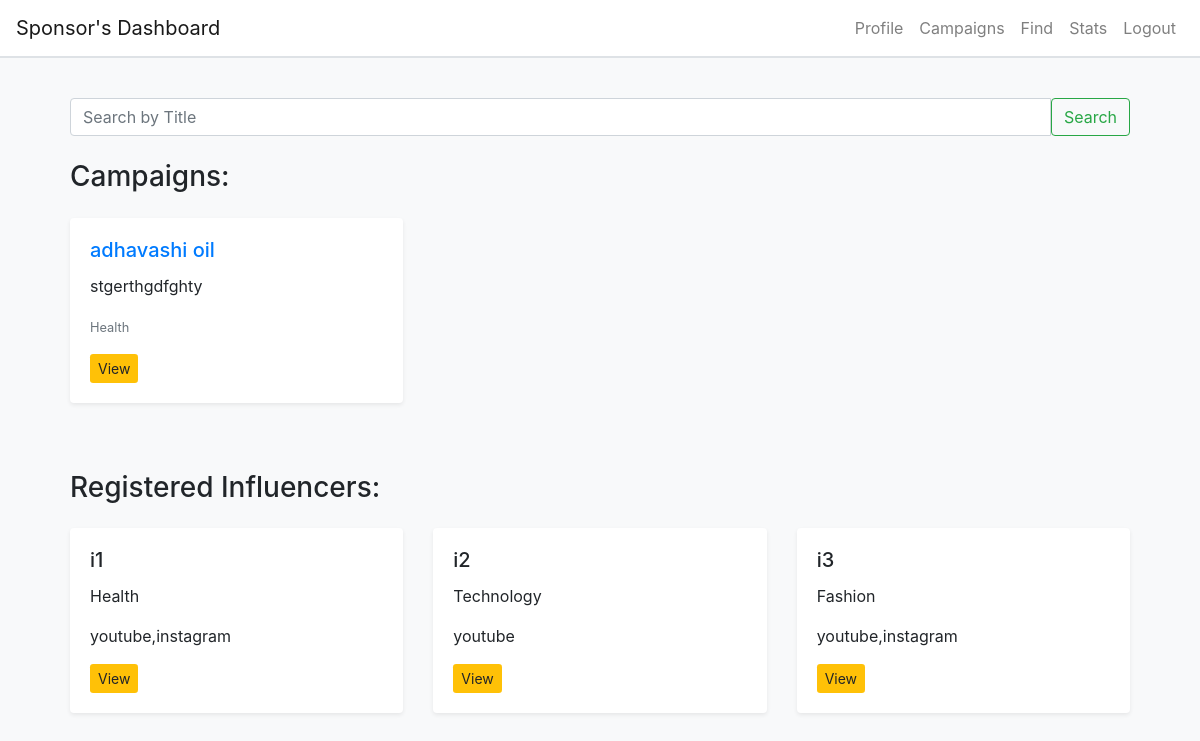
Page /sponsor_find (signed in) on the committed database.
### app.py (models this page shows, shortened)
class Campaign(db.Model):
    id = db.Column(db.Integer, primary_key=True)
    title = db.Column(db.String(100), nullable=False)
    description = db.Column(db.Text, nullable=False)
    image = db.Column(db.String(200), nullable=True)
    niche = db.Column(db.String(50), nullable=False)
    budget = db.Column(db.Float, nullable=False)
    is_public = db.Column(db.Boolean, nullable=False, default=True)
    start_date = db.Column(db.DateTime, nullable=False)
    end_date = db.Column(db.DateTime, nullable=False)
    is_flagged = db.Column(db.Boolean, default=False)
    influencer_id = db.Column(db.Integer, db.ForeignKey('influencers.id'))
    influencer = db.relationship('Influencer', back_populates='campaigns')
    sponsor_id = db.Column(db.Integer, db.ForeignKey('sponsors.id'), nullable=False)
    ad_requests = db.relationship('AdRequest', back_populates='campaign', cascade='all, delete-orphan')
    sponsor = db.relationship('Sponsor', backref='campaigns')

class Influencer(db.Model):
    __tablename__ = 'influencers'
    id = db.Column(db.Integer, primary_key=True, autoincrement=True)
    user_id = db.Column(db.Integer, db.ForeignKey('users.id'), nullable=False)
    profile_pic = db.Column(db.String(100), default='default_profile_pic.jpg')
    category = db.Column(db.String(100), nullable=False)
    niche = db.Column(db.String(100), nullable=False)
    created_at = db.Column(db.DateTime, default=datetime.utcnow)
    social_networks = db.Column(db.String, nullable=True)
    reach = db.Column(db.String(100), nullable=False)
    is_flagged = db.Column(db.Boolean, default=False)
    ad_requests = db.relationship('AdRequest', backref='influencer', lazy=True)
    user = db.relationship('User', back_populates='influencer')
    campaigns = db.relationship('Campaign', back_populates='influencer')

class User(db.Model):
    __tablename__ = 'users'
    id = db.Column(db.Integer, primary_key=True, autoincrement=True)
    name = db.Column(db.String(100), nullable=False)
    username = db.Column(db.String, unique=True, nullable=False)
    email = db.Column(db.String, unique=True, nullable=False)
    password = db.Column(db.String, nullable=False)
    created_at = db.Column(db.DateTime, default=datetime.utcnow)
    user_role = db.Column(db.String(50), nullable=False)
    sponsor = db.relationship('Sponsor', back_populates='user', uselist=False)
    influencer = db.relationship('Influencer', back_populates='user', uselist=False)

### app.py (the view)
@app.route('/sponsor_find')
def sponsor_find():
    if 'user_id' not in session or session.get('user_role') != 'sponsor':
        flash('You need to log in first.', 'warning')
        return redirect(url_for('login'))
    sponsor = Sponsor.query.filter_by(user_id=session['user_id']).first()
    search_query = request.args.get('search')
    if search_query:
        campaigns = Campaign.query.filter(Campaign.sponsor_id == sponsor.id, Campaign.title.ilike(f"%{search_query}%")).all()
        influencers = Influencer.query.join(User).filter(User.name.ilike(f"%{search_query}%")).all()
    else:
        campaigns = Campaign.query.filter_by(sponsor_id=sponsor.id).all()
        influencers = Influencer.query.all()
    return render_template('sponsor_find.html', user_role='sponsor', campaigns=campaigns,influencers=influencers)

### templates/sponsor_find.html (shortened to what this page needs)
{% extends "base.html" %} {% block title %}Find{% endblock %} {% block content
%}
<div class="dashboard">
  <div class="d-flex justify-content-between align-items-center mb-4">
    <form
      class="input-group"
      method="GET"
      action="{{ url_for('sponsor_find') }}"
    >
      <input
        type="text"
        class="form-control"
        name="search"
        placeholder="Search by Title"
        aria-label="Search by Title"
      />
      <button class="btn btn-outline-success" type="submit">Search</button>
    </form>
  </div>
  <h3 class="mt-4">Campaigns:</h3>
  <div class="row mt-4">
    {% if campaigns %} {% for campaign in campaigns %}
    <div class="col-md-4 mb-4">
      <div class="card shadow-sm">
        <div class="card-body">
          <h5 class="card-title">
            <a href="{{ url_for('campaign_details', campaign_id=campaign.id) }}"
              >{{ campaign.title }}</a
            >
          </h5>
          <p class="card-text">{{ campaign.description }}</p>
          <p class="card-text">
            <small class="text-muted">{{ campaign.niche }}</small>
          </p>
          <div class="mt-3">
            <a
              href="{{ url_for('view_campaign', campaign_id=campaign.id) }}"
              class="btn btn-view btn-sm"
              >View</a
            >
          </div>
        </div>
      </div>
    </div>
    {% endfor %} {% else %}
    <p>No campaigns found.</p>
    {% endif %}
  </div>
  <h3 class="mt-4">Registered Influencers:</h3>
  <div class="row mt-4">
    {% if influencers %} {% for influencer in influencers %}
    <div class="col-md-4 mb-4">
      <div class="card shadow-sm">
        <div class="card-body">
          <h5 class="card-title">{{ influencer.user.name }}</h5>
          <p class="card-text">{{ influencer.category }}</p>
          <p class="card-text">{{ influencer.social_networks }}</p>
          <div class="mt-3">
            <a
              href="{{ url_for('view_influencer_details', influencer_id=influencer.id) }}"
              class="btn btn-view btn-sm"
              >View</a
            >
          </div>
        </div>
      </div>
    </div>
    {% endfor %} {% else %}
    <p>No influencers found.</p>
    {% endif %}
  </div>
</div>
{% endblock %}

### templates/base.html (style rules this page uses)
body { background-color: #f8f9fa; }
.dashboard { padding: 20px; }
.card { margin-bottom: 20px; border: none; box-shadow: 0 0 10px rgba(0, 0, 0, 0.1); }
.btn-view { background-color: #ffc107; border: none; }

### templates/sponsor_find.html (style rules this page uses)
.btn-view { background-color: #ffc107; border: none; }

### rows in the picture
Campaign: title "adhavashi oil", description "stgerthgdfghty", niche "Health"
Influencer: user.name "i1", category "Health", social_networks "youtube,instagram"
Influencer: user.name "i2", category "Technology", social_networks "youtube"
Influencer: user.name "i3", category "Fashion", social_networks "youtube,instagram"
